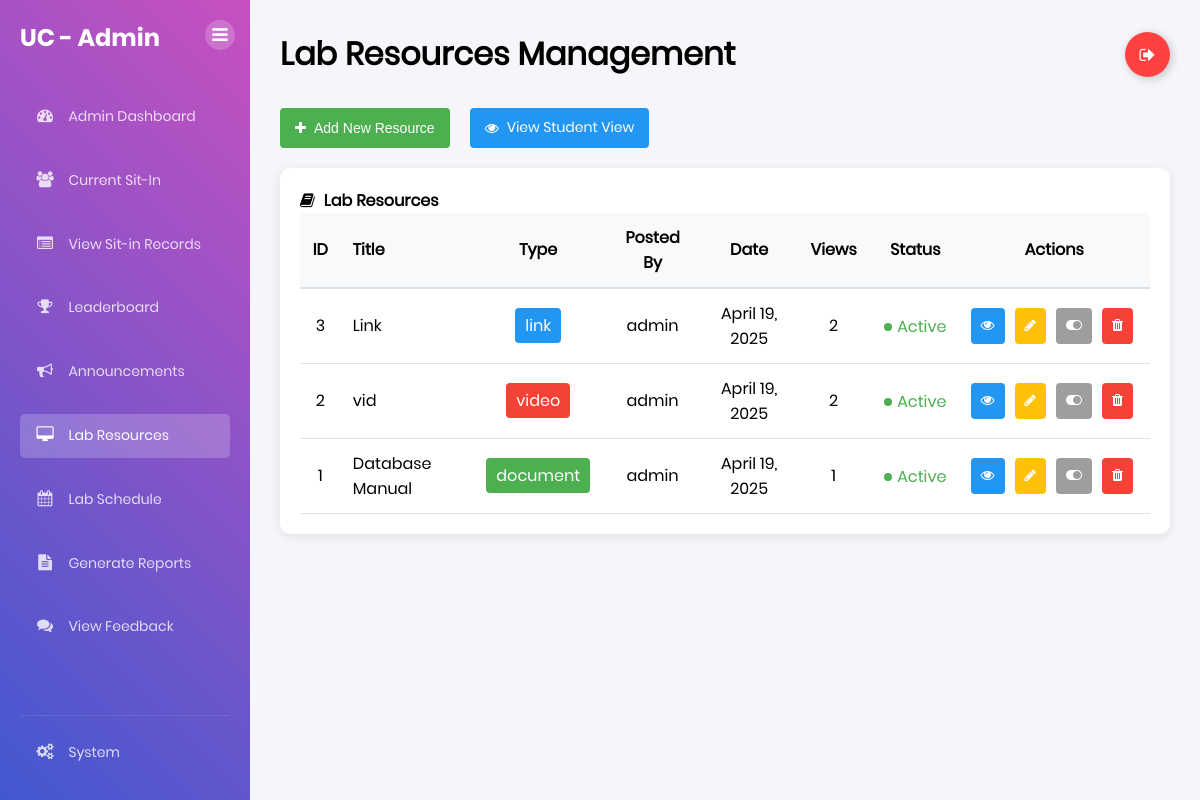
Before: /admin/lab_resources (signed in) with the older database file.
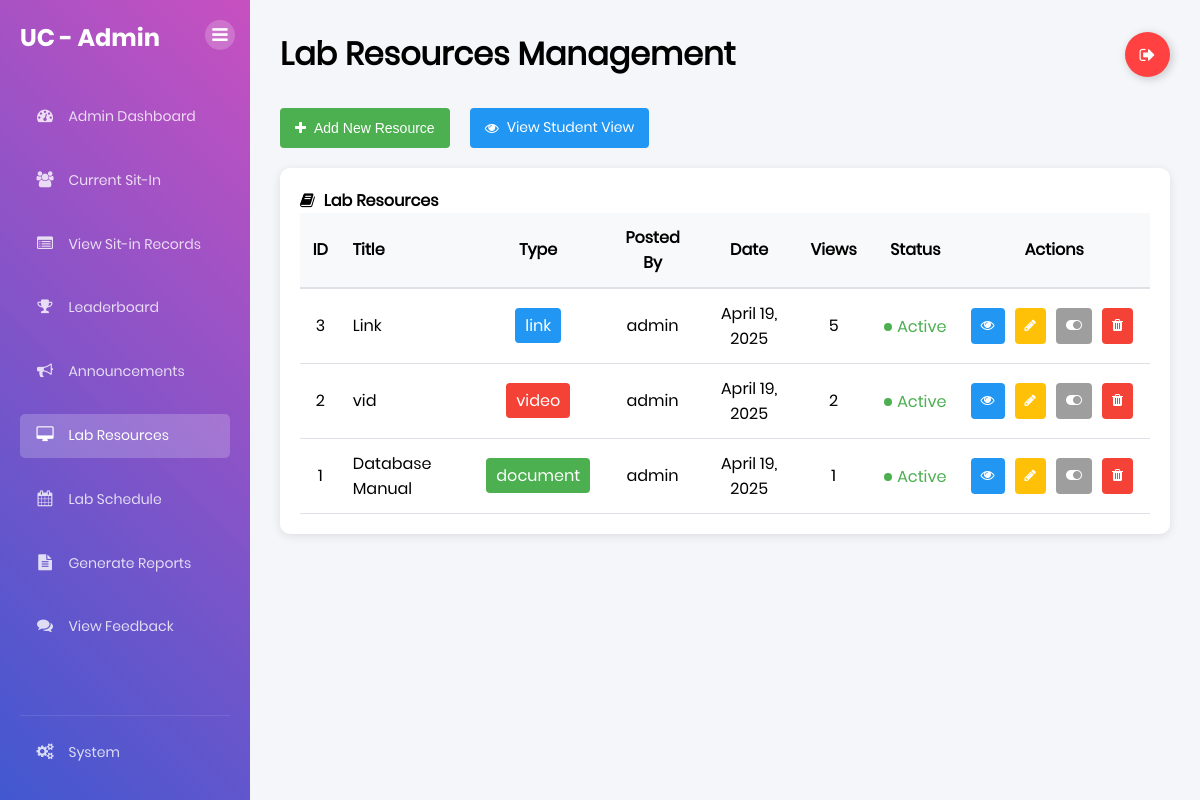
After: the same page with the newer database file.
### tables this page shows
CREATE TABLE lab_resources (
            resource_id INTEGER PRIMARY KEY AUTOINCREMENT,
            title TEXT NOT NULL,
            description TEXT NOT NULL,
            file_path TEXT,
            resource_type TEXT NOT NULL,
            posted_by TEXT NOT NULL,
            posted_date DATETIME DEFAULT CURRENT_TIMESTAMP,
            is_active BOOLEAN DEFAULT 1,
            view_count INTEGER DEFAULT 0
        );

### app.py (the view, shortened to what this page needs)
@app.route('/admin/lab_resources', methods=['GET', 'POST'])
def admin_lab_resources():
    if 'user' not in session or not session.get('is_admin'):
        flash("Access denied. Admin privileges required.", "danger")
        return redirect(url_for('home'))
    try:
        conn = get_db_connection()
        resources = conn.execute("""
            SELECT * FROM lab_resources
            ORDER BY posted_date DESC
        """).fetchall()
        return render_template('admin_lab_resources.html', resources=resources)
    except sqlite3.Error as e:
        flash(f"Database error: {str(e)}", "danger")
        return redirect(url_for('admin_dashboard'))
    finally:
        if conn:
            conn.close()

### app.py (called while the page is built)
def get_db_connection():
    conn = sqlite3.connect("users.db")
    conn.row_factory = sqlite3.Row
    return conn

@app.after_request
def add_header(response):
    response.headers['Cache-Control'] = 'no-store, no-cache, must-revalidate, max-age=0'
    response.headers['Pragma'] = 'no-cache'
    response.headers['Expires'] = '0'
    return response

def format_date(value):
    try:
        if 'T' in value:
            dt = datetime.strptime(value, '%Y-%m-%dT%H:%M')
        else:
            dt = datetime.strptime(value, '%Y-%m-%d %H:%M:%S')
        date_str = dt.strftime('%B %d, %Y')
        time_str = dt.strftime('%I:%M %p')
        return date_str, time_str
    except ValueError:
        return value, value

### templates/admin_lab_resources.html (shortened to what the changed rows need)
{% extends 'base.html' %} {% block content %}
<div class="dashboard-container">
  <div class="sidebar">
    <div class="sidebar-header">
      <h2>UC - Admin</h2>
    </div>
  </div>
  <div class="main-content">
    <div class="header">
      <h1>Lab Resources Management</h1>
    </div>
    <div class="content-row">
      <div class="schedule-card" style="width: 100%">
        <div style="overflow-x: auto">
          <table style="width: 100%; border-collapse: collapse">
            <thead>
              <tr style="background-color: #f8f9fa">
                <th style="padding: 12px; border-bottom: 2px solid #dee2e6; text-align: center; width: 5%;">
                  ID
                </th>
                <th style="padding: 12px; border-bottom: 2px solid #dee2e6; text-align: left; width: 20%;">
                  Title
                </th>
                <th style="padding: 12px; border-bottom: 2px solid #dee2e6; text-align: center; width: 10%;">
                  Type
                </th>
                <th style="padding: 12px; border-bottom: 2px solid #dee2e6; text-align: center; width: 15%;">
                  Posted By
                </th>
                <th style="padding: 12px; border-bottom: 2px solid #dee2e6; text-align: center; width: 15%;">
                  Date
                </th>
                <th style="padding: 12px; border-bottom: 2px solid #dee2e6; text-align: center; width: 10%;">
                  Views
                </th>
                <th style="padding: 12px; border-bottom: 2px solid #dee2e6; text-align: center; width: 10%;">
                  Status
                </th>
                <th style="padding: 12px; border-bottom: 2px solid #dee2e6; text-align: center; width: 15%;">
                  Actions
                </th>
              </tr>
            </thead>
            <tbody>
              {% for resource in resources %}
              <tr>
                <td style="padding: 12px; border-bottom: 1px solid #dee2e6; text-align: center;">
                  {{ resource.resource_id }}
                </td>
                <td style="padding: 12px; border-bottom: 1px solid #dee2e6; text-align: left;">
                  {{ resource.title }}
                </td>
                <td style="padding: 12px; border-bottom: 1px solid #dee2e6; text-align: center;">
                  {% if resource.resource_type == 'document' %}
                  <span style="background-color: #4CAF50; color: white; padding: 5px 10px; border-radius: 4px; display: inline-block;">document</span>
                  {% elif resource.resource_type == 'video' %}
                  <span style="background-color: #F44336; color: white; padding: 5px 10px; border-radius: 4px; display: inline-block;">video</span>
                  {% elif resource.resource_type == 'link' %}
                  <span style="background-color: #2196F3; color: white; padding: 5px 10px; border-radius: 4px; display: inline-block;">link</span>
                  {% else %}
                  <span style="background-color: #FFC107; color: white; padding: 5px 10px; border-radius: 4px; display: inline-block;">{{ resource.resource_type }}</span>
                  {% endif %}
                </td>
                <td style="padding: 12px; border-bottom: 1px solid #dee2e6; text-align: center;">
                  {{ resource.posted_by }}
                </td>
                <td style="padding: 12px; border-bottom: 1px solid #dee2e6; text-align: center;">
                  {{ resource.posted_date|format_date|first }}
                </td>
                <td style="padding: 12px; border-bottom: 1px solid #dee2e6; text-align: center;">
                  {{ resource.view_count }}
                </td>
                <td style="padding: 12px; border-bottom: 1px solid #dee2e6; text-align: center;">
                  {% if resource.is_active %}
                  <span style="display: inline-flex; align-items: center; color: #4CAF50;">
                    <span style="display: inline-block; width: 8px; height: 8px; border-radius: 50%; background-color: #4CAF50; margin-right: 5px;"></span>
                    Active
                  </span>
                  {% else %}
                  <span style="display: inline-flex; align-items: center; color: #F44336;">
                    <span style="display: inline-block; width: 8px; height: 8px; border-radius: 50%; background-color: #F44336; margin-right: 5px;"></span>
                    Inactive
                  </span>
                  {% endif %}
                </td>
                <td style="padding: 12px; border-bottom: 1px solid #dee2e6; text-align: center; white-space: nowrap;">
                  <div style="display: flex; justify-content: center; gap: 5px;">
                    <a href="{{ url_for('view_resource', resource_id=resource.resource_id) }}" class="action-btn view" title="View">
                      <i class="fa fa-eye"></i>
                    </a>
                    <button class="action-btn edit" title="Edit" onclick="editResource('{{ resource.resource_id }}', '{{ resource.title }}', '{{ resource.description }}', '{{ resource.resource_type }}')">
                      <i class="fa fa-pencil"></i>
                    </button>
                    <a href="{{ url_for('toggle_resource', resource_id=resource.resource_id) }}" class="action-btn {{ 'deactivate' if resource.is_active else 'activate' }}" title="{{ 'Deactivate' if resource.is_active else 'Activate' }}">
                      <i class="fa {{ 'fa-toggle-on' if resource.is_active else 'fa-toggle-off' }}"></i>
                    </a>
                    <a href="{{ url_for('delete_resource', resource_id=resource.resource_id) }}" class="action-btn delete" title="Delete" onclick="return confirm('Are you sure you want to delete this resource? This action cannot be undone.')">
                      <i class="fa fa-trash"></i>
                    </a>
                  </div>
                </td>
              </tr>
              {% endfor %}
            </tbody>
          </table>
        </div>
      </div>
    </div>
  </div>
</div>
{% endblock %}

Changed rows visible on the page:
changed lab_resources "Link": view_count "2" → "5"
